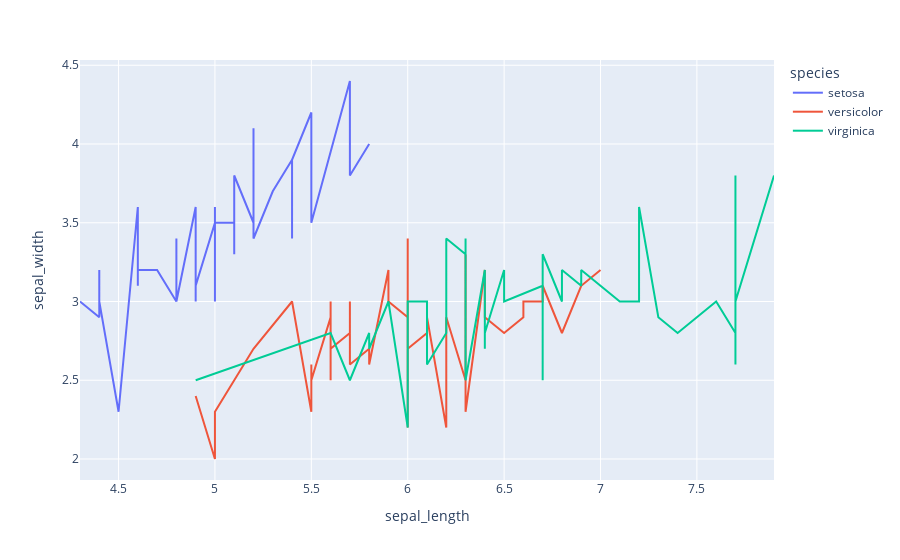

Notebook code for this chart:
### Markdown cell above
## **2. Line Plot**

### Code cell
# sort data
data_line=df.sort_values(by=['sepal_length'])
# line plot

fig2=px.line(data_line, x='sepal_length',y='sepal_width', color='species')
fig2.show()
# saving the plot
fig2.write_image('./outputs/fig2_line_plot.png', scale=3)

### Figure 1 — Plotly figure (JSON) as saved in the notebook; plotly's stock layout.template omitted (floating-point values rounded to 4 significant figures)
{"data": [{"hovertemplate": "species=setosa<br>sepal_length=%{x}<br>sepal_width=%{y}<extra></extra>", "legendgroup": "setosa", "line": {"color": "#636efa", "dash": "solid"}, "marker": {"symbol": "circle"}, "mode": "lines", "name": "setosa", "orientation": "v", "showlegend": true, "type": "scatter", "x": [4.3, 4.4, 4.4, 4.4, 4.5, 4.6, 4.6, 4.6, 4.6, 4.7, 4.7, 4.8, 4.8, 4.8, 4.8, 4.8, 4.9, 4.9, 4.9, 4.9, 5, 5, 5, 5, 5, 5, 5, 5, 5.1, 5.1, 5.1, 5.1, 5.1, 5.1, 5.1, 5.1, 5.2, 5.2, 5.2, 5.3, 5.4, 5.4, 5.4, 5.4, 5.4, 5.5, 5.5, 5.7, 5.7, 5.8], "xaxis": "x", "y": [3, 2.9, 3.2, 3, 2.3, 3.6, 3.1, 3.4, 3.2, 3.2, 3.2, 3, 3.1, 3.4, 3.4, 3, 3.6, 3.1, 3, 3.1, 3.5, 3.3, 3.4, 3.4, 3.6, 3.2, 3, 3.5, 3.5, 3.8, 3.3, 3.5, 3.8, 3.4, 3.7, 3.8, 3.5, 4.1, 3.4, 3.7, 3.9, 3.4, 3.7, 3.4, 3.9, 4.2, 3.5, 4.4, 3.8, 4], "yaxis": "y"}, {"hovertemplate": "species=versicolor<br>sepal_length=%{x}<br>sepal_width=%{y}<extra></extra>", "legendgroup": "versicolor", "line": {"color": "#EF553B", "dash": "solid"}, "marker": {"symbol": "circle"}, "mode": "lines", "name": "versicolor", "orientation": "v", "showlegend": true, "type": "scatter", "x": [4.9, 5, 5, 5.1, 5.2, 5.4, 5.5, 5.5, 5.5, 5.5, 5.5, 5.6, 5.6, 5.6, 5.6, 5.6, 5.7, 5.7, 5.7, 5.7, 5.7, 5.8, 5.8, 5.8, 5.9, 5.9, 6, 6, 6, 6, 6.1, 6.1, 6.1, 6.1, 6.2, 6.2, 6.3, 6.3, 6.3, 6.4, 6.4, 6.5, 6.6, 6.6, 6.7, 6.7, 6.7, 6.8, 6.9, 7], "xaxis": "x", "y": [2.4, 2, 2.3, 2.5, 2.7, 3, 2.3, 2.6, 2.4, 2.4, 2.5, 2.9, 3, 2.5, 3, 2.7, 2.8, 2.9, 2.8, 3, 2.6, 2.7, 2.7, 2.6, 3.2, 3, 2.9, 2.2, 3.4, 2.7, 2.8, 2.8, 3, 2.9, 2.2, 2.9, 2.5, 3.3, 2.3, 3.2, 2.9, 2.8, 2.9, 3, 3, 3.1, 3.1, 2.8, 3.1, 3.2], "yaxis": "y"}, {"hovertemplate": "species=virginica<br>sepal_length=%{x}<br>sepal_width=%{y}<extra></extra>", "legendgroup": "virginica", "line": {"color": "#00cc96", "dash": "solid"}, "marker": {"symbol": "circle"}, "mode": "lines", "name": "virginica", "orientation": "v", "showlegend": true, "type": "scatter", "x": [4.9, 5.6, 5.7, 5.8, 5.8, 5.8, 5.9, 6, 6, 6.1, 6.1, 6.2, 6.2, 6.3, 6.3, 6.3, 6.3, 6.3, 6.3, 6.4, 6.4, 6.4, 6.4, 6.4, 6.5, 6.5, 6.5, 6.5, 6.7, 6.7, 6.7, 6.7, 6.7, 6.8, 6.8, 6.9, 6.9, 6.9, 7.1, 7.2, 7.2, 7.2, 7.3, 7.4, 7.6, 7.7, 7.7, 7.7, 7.7, 7.9], "xaxis": "x", "y": [2.5, 2.8, 2.5, 2.8, 2.7, 2.7, 3, 2.2, 3, 3, 2.6, 2.8, 3.4, 3.3, 2.7, 2.9, 2.8, 3.4, 2.5, 3.2, 2.7, 3.1, 2.8, 2.8, 3.2, 3, 3, 3, 3.1, 3.3, 2.5, 3, 3.3, 3, 3.2, 3.1, 3.1, 3.2, 3, 3, 3.2, 3.6, 2.9, 2.8, 3, 2.8, 3.8, 2.6, 3, 3.8], "yaxis": "y"}], "layout": {"legend": {"title": {"text": "species"}, "tracegroupgap": 0}, "margin": {"t": 60}, "xaxis": {"anchor": "y", "domain": [0, 1], "title": {"text": "sepal_length"}}, "yaxis": {"anchor": "x", "domain": [0, 1], "title": {"text": "sepal_width"}}}}
